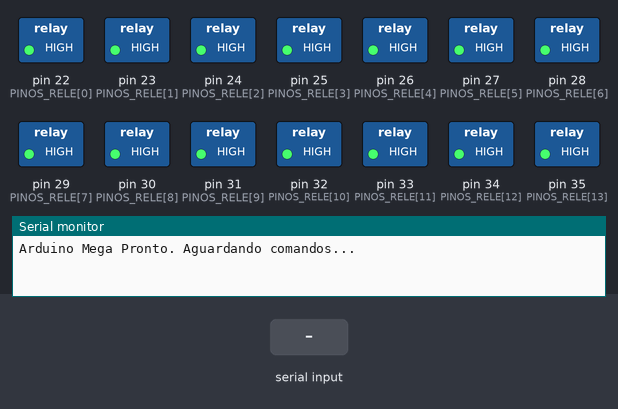
The sketch below on a simulated Arduino Mega 2560, built with avr-gcc and run on an emulated ATmega2560. On the bench: switched loads named in the sketch (green lamp = pin HIGH), the last lines printed to the serial monitor. The inputs (shaded band) are chosen by the test bench.

Above: at 1.2 s.
1.3 s: "1\n" received over Serial
At 1.6 s:
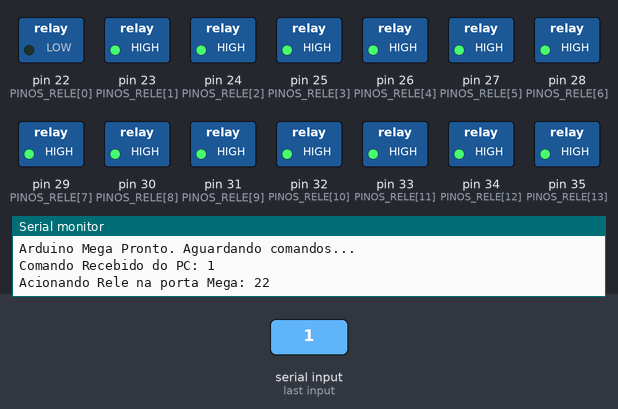
3.3 s: "2\n" received over Serial
At 3.7 s:
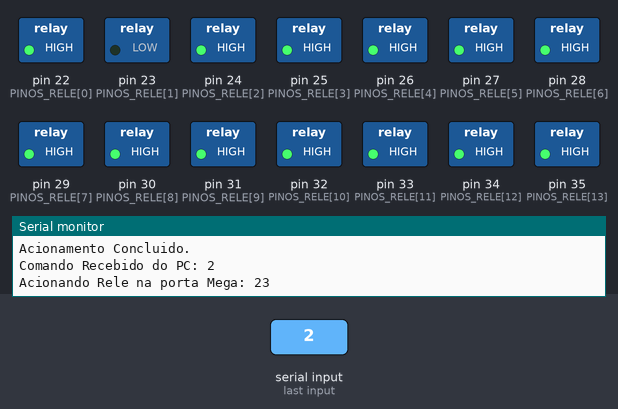
Timing chart, 0 to 6.3 s (numbered marks = the images above; inputs shaded):
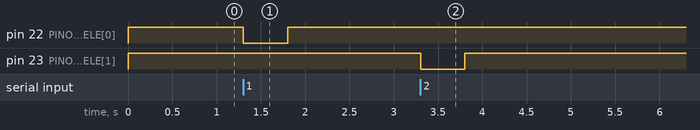

The sketch:

PortoesFirmware.ino
```cpp
/*
 * Firmware para Controle de 16 Portões com Arduino Mega
 * Recebe comandos pela porta serial e aciona o relé correspondente por 500ms (pulso).
 *
 * Pinos Utilizados: 22 a 37
 */

// Quantidade de relés
const int NUM_RELES = 16;

// Configuração dos pinos (iniciando no 22 até o 37 no Arduino Mega)
const int PINOS_RELE[NUM_RELES] = {
  22, 23, 24, 25, 26, 27, 28, 29, 30, 31, 32, 33, 34, 35, 36, 37
};

// Comandos correspondentes a cada relé, na exata ordem do arquivo de configuração do painel
const String COMANDOS[NUM_RELES] = {
  "1", "2", "3", "4", "5", "6", "7", "8", "9", "A", "B", "C", "D", "E", "F", "10"
};

// Módulo de Relé costuma ser ativado em nível BAIXO (LOW = Liga, HIGH = Desliga)
// Se o seu módulo relé ligar com nível lógigo ALTO (HIGH), basta inverter as duas linhas abaixo.
#define RELE_LIGADO LOW
#define RELE_DESLIGADO HIGH

// Tempo em milissegundos que o relé fica acionado (simulando o apertar do botão do controle)
const int TEMPO_PULSO = 500;

void setup() {
  // Inicia a comunicação serial a 9600 baud, mesma velocidade padrão do C#
  Serial.begin(9600);

  // Configura os pinos como saída e garante que iniciem desligados
  for(int i = 0; i < NUM_RELES; i++) {
    pinMode(PINOS_RELE[i], OUTPUT);
    digitalWrite(PINOS_RELE[i], RELE_DESLIGADO);
  }

  Serial.println("Arduino Mega Pronto. Aguardando comandos...");
}

void loop() {
  // Verifica se há dados disponíveis na porta serial
  if (Serial.available() > 0) {
    // Lê a string até encontrar uma quebra de linha (\n), que o C# envia usando WriteLine()
    String comandoRecebido = Serial.readStringUntil('\n');

    // Remove espaços em branco ou quebras de linha fantasmas (\r) da ponta
    comandoRecebido.trim();

    // Avalia o comando
    if (comandoRecebido.length() > 0) {
      Serial.print("Comando Recebido do PC: ");
      Serial.println(comandoRecebido);

      // Procura qual o índice do relé correspondente na nossa lista de comandos
      int indexRele = -1;
      for(int i = 0; i < NUM_RELES; i++) {
        // Usa equalsIgnoreCase para garantir que "A" vai funcionar se mandar "a"
        if (comandoRecebido.equalsIgnoreCase(COMANDOS[i])) {
          indexRele = i;
          break; // Achou o comando, sai do laço for para ganhar tempo
        }
      }

      // Se achou o comando cadastrado no índice
      if (indexRele != -1) {
        Serial.print("Acionando Rele na porta Mega: ");
        Serial.println(PINOS_RELE[indexRele]);

        // Pulso Típico de Portão Automático
        digitalWrite(PINOS_RELE[indexRele], RELE_LIGADO);
        delay(TEMPO_PULSO);
        digitalWrite(PINOS_RELE[indexRele], RELE_DESLIGADO);

        Serial.println("Acionamento Concluido.");
      } else {
        Serial.println("Alerta: Comando Invalido ou Desconhecido.");
      }
    }
  }
}
```

Measured:
- after the input at 1.3 s, pin 22 (PINOS_RELE[0]): HIGH → LOW at once, → HIGH 0.50 s later
- after the input at 3.3 s, pin 23 (PINOS_RELE[1]): HIGH → LOW at once, → HIGH 0.50 s later
